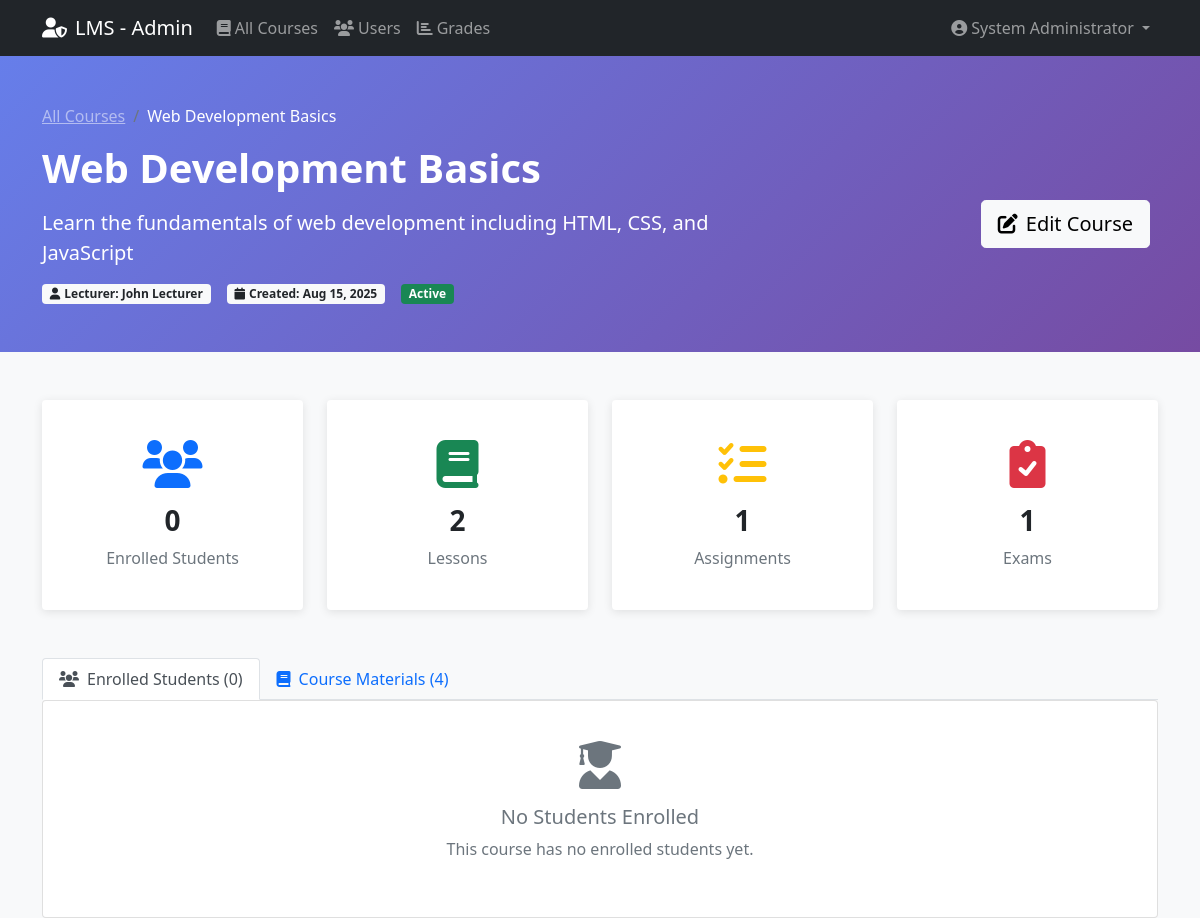
The app's page /admin/course_details.php?id=1 (signed in) with its own data.
### tables this page shows
CREATE TABLE users (
    id INT AUTO_INCREMENT PRIMARY KEY,
    username VARCHAR(50) UNIQUE NOT NULL,
    email VARCHAR(100) UNIQUE NOT NULL,
    password VARCHAR(255) NOT NULL,
    full_name VARCHAR(100) NOT NULL,
    role ENUM('student', 'lecturer', 'admin') NOT NULL,
    avatar VARCHAR(255) DEFAULT 'default-avatar.png',
    created_at TIMESTAMP DEFAULT CURRENT_TIMESTAMP,
    updated_at TIMESTAMP DEFAULT CURRENT_TIMESTAMP ON UPDATE CURRENT_TIMESTAMP
);

CREATE TABLE courses (
    id INT AUTO_INCREMENT PRIMARY KEY,
    title VARCHAR(200) NOT NULL,
    description TEXT NOT NULL,
    lecturer_id INT NOT NULL,
    thumbnail VARCHAR(255) DEFAULT 'default-course.jpg',
    status ENUM('active', 'inactive') DEFAULT 'active',
    created_at TIMESTAMP DEFAULT CURRENT_TIMESTAMP,
    updated_at TIMESTAMP DEFAULT CURRENT_TIMESTAMP ON UPDATE CURRENT_TIMESTAMP,
    FOREIGN KEY (lecturer_id) REFERENCES users(id) ON DELETE CASCADE
);

### config/config.php (called while the page is built, shortened)
<?php
try {
    $pdo = new PDO("mysql:host=" . DB_HOST . ";dbname=" . DB_NAME, DB_USERNAME, DB_PASSWORD);
    $pdo->setAttribute(PDO::ATTR_ERRMODE, PDO::ERRMODE_EXCEPTION);
    $pdo->setAttribute(PDO::ATTR_DEFAULT_FETCH_MODE, PDO::FETCH_ASSOC);
} catch(PDOException $e) {
    die("Connection failed: " . $e->getMessage());
}
function isLoggedIn() {
    return isset($_SESSION['user_id']);
}
function getCurrentUser() {
    global $pdo;
    $stmt = $pdo->prepare("SELECT * FROM users WHERE id = ?");
    $stmt->execute([$_SESSION['user_id']]);
    return $stmt->fetch();
}
function formatDate($date) {
    return date('M d, Y', strtotime($date));
}
?>

### admin/course_details.php (the view, shortened to what this page needs)
<?php
require_once '../config/config.php';
$user = getCurrentUser();
$course_id = isset($_GET['id']) ? (int)$_GET['id'] : 0;
$stmt = $pdo->prepare("
    SELECT c.*, u.full_name as lecturer_name, u.email as lecturer_email,
           (SELECT COUNT(*) FROM enrollments WHERE course_id = c.id) as student_count,
           (SELECT COUNT(*) FROM materials WHERE course_id = c.id) as material_count,
           (SELECT COUNT(*) FROM materials WHERE course_id = c.id AND material_type = 'lesson') as lesson_count,
           (SELECT COUNT(*) FROM materials WHERE course_id = c.id AND material_type = 'assignment') as assignment_count,
           (SELECT COUNT(*) FROM materials WHERE course_id = c.id AND material_type = 'exam') as exam_count
    FROM courses c
    JOIN users u ON c.lecturer_id = u.id
    WHERE c.id = ?
");
$stmt->execute([$course_id]);
$course = $stmt->fetch();
$stmt = $pdo->prepare("
    SELECT u.*, e.enrollment_date, e.status as enrollment_status,
           (SELECT COUNT(DISTINCT tr.material_id) FROM test_results tr
            JOIN materials m ON tr.material_id = m.id
            WHERE m.course_id = ? AND tr.student_id = u.id) as completed_materials
    FROM enrollments e
    JOIN users u ON e.student_id = u.id
    WHERE e.course_id = ?
    ORDER BY e.enrollment_date DESC
");
$stmt->execute([$course_id, $course_id]);
$students = $stmt->fetchAll();
$stmt = $pdo->prepare("SELECT * FROM materials WHERE course_id = ? ORDER BY order_index ASC");
$stmt->execute([$course_id]);
$materials = $stmt->fetchAll();
?>
<!DOCTYPE html>
<html lang="en">
<head>
    <link href="https://cdn.jsdelivr.net/npm/bootstrap@5.1.3/dist/css/bootstrap.min.css" rel="stylesheet">
    <link href="https://cdnjs.cloudflare.com/ajax/libs/font-awesome/6.0.0/css/all.min.css" rel="stylesheet">
</head>
<body class="bg-light">
    <nav class="navbar navbar-expand-lg navbar-dark bg-dark">
        <div class="container">
            <a class="navbar-brand" href="dashboard.php">
                <i class="fas fa-user-shield me-2"></i>LMS - Admin
            </a>
            <div class="collapse navbar-collapse" id="navbarNav">
                <ul class="navbar-nav me-auto">
                    <li class="nav-item">
                        <a class="nav-link" href="dashboard.php">
                            <i class="fas fa-book me-1"></i>All Courses
                        </a>
                    </li>
                    <li class="nav-item">
                        <a class="nav-link" href="users.php">
                            <i class="fas fa-users me-1"></i>Users
                        </a>
                    </li>
                    <li class="nav-item">
                        <a class="nav-link" href="grades.php">
                            <i class="fas fa-chart-bar me-1"></i>Grades
                        </a>
                    </li>
                </ul>
                <ul class="navbar-nav">
                    <li class="nav-item dropdown">
                        <a class="nav-link dropdown-toggle" href="#" id="navbarDropdown" role="button" data-bs-toggle="dropdown">
                            <i class="fas fa-user-circle me-1"></i><?php echo htmlspecialchars($user['full_name']); ?>
                        </a>
                    </li>
                </ul>
            </div>
        </div>
    </nav>
    <section class="course-header">
        <div class="container">
            <nav aria-label="breadcrumb" class="mb-3">
                <ol class="breadcrumb">
                    <li class="breadcrumb-item"><a href="dashboard.php" class="text-white-50">All Courses</a></li>
                    <li class="breadcrumb-item active text-white"><?php echo htmlspecialchars($course['title']); ?></li>
                </ol>
            </nav>
            <div class="row align-items-center">
                <div class="col-lg-8">
                    <h1 class="display-6 fw-bold mb-3"><?php echo htmlspecialchars($course['title']); ?></h1>
                    <p class="lead mb-3"><?php echo htmlspecialchars($course['description']); ?></p>
                    <div class="d-flex flex-wrap gap-3">
                        <span class="badge bg-light text-dark">
                            <i class="fas fa-user me-1"></i>Lecturer: <?php echo htmlspecialchars($course['lecturer_name']); ?>
                        </span>
                        <span class="badge bg-light text-dark">
                            <i class="fas fa-calendar me-1"></i>Created: <?php echo formatDate($course['created_at']); ?>
                        </span>
                        <span class="badge bg-<?php echo $course['status'] === 'active' ? 'success' : 'danger'; ?>">
                            <?php echo ucfirst($course['status']); ?>
                        </span>
                    </div>
                </div>
                <div class="col-lg-4 text-end">
                    <a href="edit_course.php?id=<?php echo $course['id']; ?>" class="btn btn-light btn-lg me-2">
                        <i class="fas fa-edit me-2"></i>Edit Course
                    </a>
                </div>
            </div>
        </div>
    </section>
    <div class="container mt-5">
        <div class="row g-4 mb-5">
            <div class="col-md-3">
                <div class="card stat-card text-center p-4">
                    <div class="card-body">
                        <i class="fas fa-users fa-3x text-primary mb-3"></i>
                        <h3 class="fw-bold"><?php echo $course['student_count']; ?></h3>
                        <p class="text-muted mb-0">Enrolled Students</p>
                    </div>
                </div>
            </div>
            <div class="col-md-3">
                <div class="card stat-card text-center p-4">
                    <div class="card-body">
                        <i class="fas fa-book fa-3x text-success mb-3"></i>
                        <h3 class="fw-bold"><?php echo $course['lesson_count']; ?></h3>
                        <p class="text-muted mb-0">Lessons</p>
                    </div>
                </div>
            </div>
            <div class="col-md-3">
                <div class="card stat-card text-center p-4">
                    <div class="card-body">
                        <i class="fas fa-tasks fa-3x text-warning mb-3"></i>
                        <h3 class="fw-bold"><?php echo $course['assignment_count']; ?></h3>
                        <p class="text-muted mb-0">Assignments</p>
                    </div>
                </div>
            </div>
            <div class="col-md-3">
                <div class="card stat-card text-center p-4">
                    <div class="card-body">
                        <i class="fas fa-clipboard-check fa-3x text-danger mb-3"></i>
                        <h3 class="fw-bold"><?php echo $course['exam_count']; ?></h3>
                        <p class="text-muted mb-0">Exams</p>
                    </div>
                </div>
            </div>
        </div>
        <ul class="nav nav-tabs" id="courseTab" role="tablist">
            <li class="nav-item" role="presentation">
                <button class="nav-link active" id="students-tab" data-bs-toggle="tab" data-bs-target="#students" type="button" role="tab">
                    <i class="fas fa-users me-2"></i>Enrolled Students (<?php echo count($students); ?>)
                </button>
            </li>
            <li class="nav-item" role="presentation">
                <button class="nav-link" id="materials-tab" data-bs-toggle="tab" data-bs-target="#materials" type="button" role="tab">
                    <i class="fas fa-book me-2"></i>Course Materials (<?php echo count($materials); ?>)
                </button>
            </li>
        </ul>
        <div class="tab-content" id="courseTabContent">
            <div class="tab-pane fade show active" id="students" role="tabpanel">
                <div class="card">
                    <div class="card-body">
                        <?php if (empty($students)): ?>
                            <div class="text-center py-4">
                                <i class="fas fa-user-graduate fa-3x text-muted mb-3"></i>
                                <h5 class="text-muted">No Students Enrolled</h5>
                                <p class="text-muted">This course has no enrolled students yet.</p>
                            </div>
                        <?php endif; ?>
                    </div>
                </div>
            </div>
        </div>
    </div>
</body>
</html>

### admin/course_details.php (style rules this page uses)
.course-header { background: linear-gradient(135deg, #667eea 0%, #764ba2 100%); color: white; padding: 3rem 0; }
.stat-card { border: none; box-shadow: 0 2px 10px rgba(0,0,0,0.1); transition: transform 0.3s; }

### records on screen
users: full_name "System Administrator"
courses: title "Web Development Basics", description "Learn the fundamentals of web development including HTML, CSS, and JavaScript", lecturer.full_name "John Lecturer", created_at "Aug 15, 2025", status "Active"

### other values on screen
$course['student_count'] "0"
$course['lesson_count'] "2"
$course['assignment_count'] "1"
$course['exam_count'] "1"
count($students) "0"
count($materials) "4"
